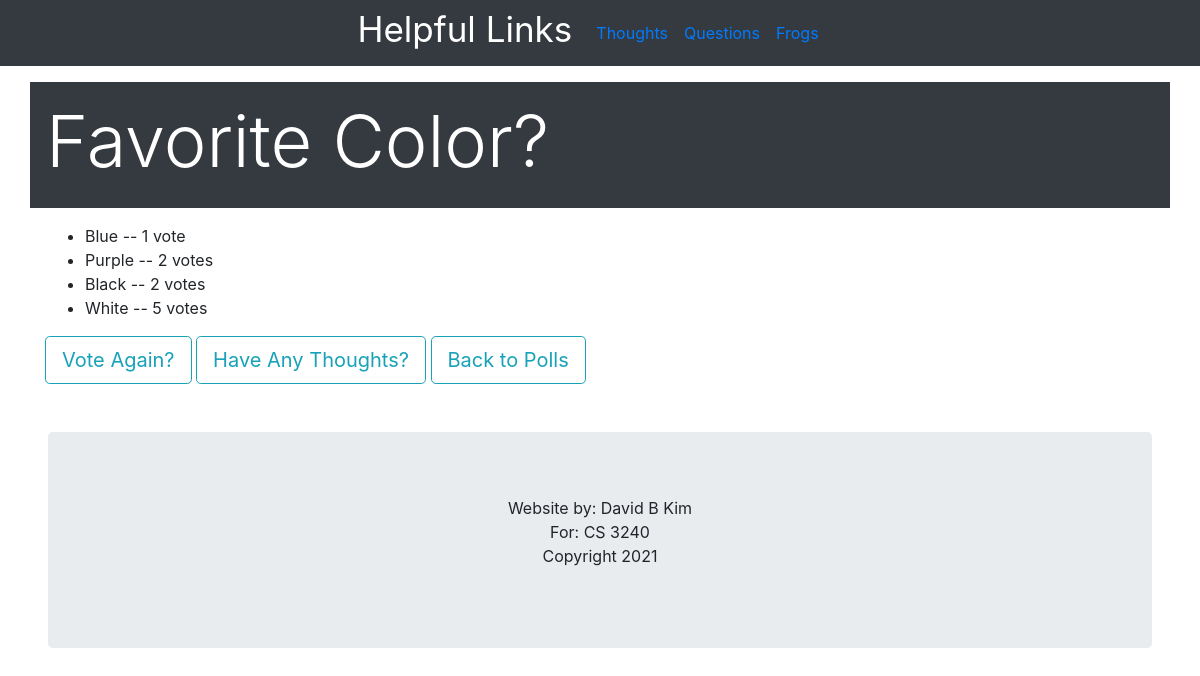
The page /polls/2/results/ on the database as committed earlier.
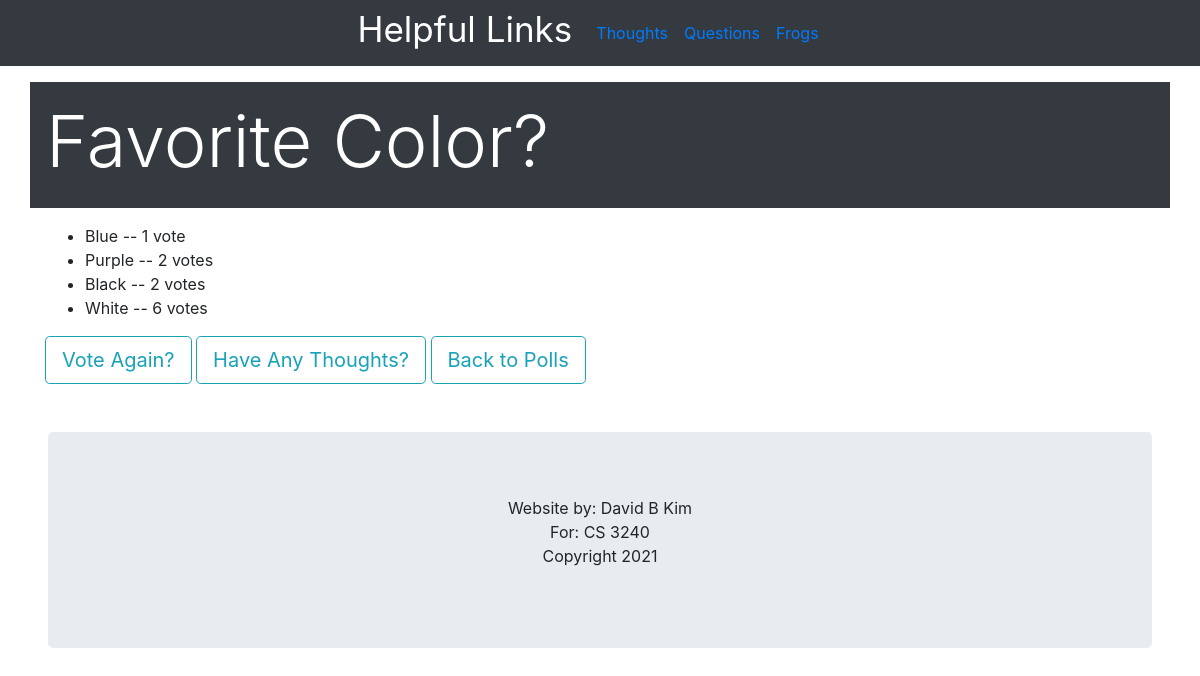
The same page on the database as committed later.
### polls/models.py (models this page shows, shortened)
class Choice(models.Model):
    question = models.ForeignKey(Question, on_delete=models.CASCADE)
    choice_text = models.CharField(max_length=200)
    votes = models.IntegerField(default=0)

### polls/views.py (the view)
# urls.py: path('polls/<int:pk>/results/', views.ResultsView.as_view(), name='results'),
class ResultsView(generic.DetailView):
    model = Question
    template_name = 'polls/results.html'

### polls/templates/polls/results.html (shortened to what this page needs)
{% load bootstrap4 %}
{% bootstrap_css %}
{% load static %}
<nav class="navbar navbar-expand-sm bg-dark justify-content-center">
    <h1 class="display-5 text-white"><small>Helpful Links</small></h1>
  <ul class="navbar-nav px-3">
    <li class="nav-item">
      <a class="nav-link" href="https://en.wikipedia.org/wiki/Thought" target="_blank">Thoughts</a>
    </li>
    <li class="nav-item">
      <a class="nav-link" href="https://en.wikipedia.org/wiki/Question" target="_blank">Questions</a>
    </li>
    <li class="nav-item">
      <a class="nav-link" href="https://www.amnh.org/exhibitions/frogs-a-chorus-of-colors/frog-fun-facts" target="_blank">Frogs</a>
    </li>
  </ul>
</nav>
<div class="container p-3 my-3 bg-dark text-white">
  <h1 class="display-3">{{question.question_text}}</h1>
 </div>
<div class = "container">
<ul>
{% for choice in question.choice_set.all %}
    <li>{{ choice.choice_text }} -- {{ choice.votes }} vote{{ choice.votes|pluralize }}</li>
{% endfor %}
</ul>
    <a href="{% url 'polls:detail' question.id %}" class="btn btn-outline-info btn-lg" role="button">Vote Again?</a>
    <a href="{% url 'polls:post_thought' %}" class="btn btn-outline-info btn-lg" role="button">Have Any Thoughts?</a>
    <a href="{% url 'polls:index' %}" class="btn btn-outline-info btn-lg" role="button">Back to Polls</a>
    </div>
<div class="jumbotron m-5 text-center" style="margin-bottom:0">
  <p>Website by: David B Kim <br> For: CS 3240<br> Copyright 2021</p>
</div>

Rows that differ between the two databases and show on the page:
changed Choice "White": votes "5" → "6"
